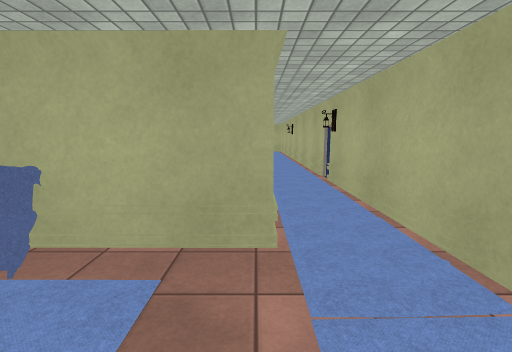
view 1 (above)

16 first-person views from a walk through a 3-D level made in the Unity game engine. The camera is 1.5 m above the floor, tilts 8° down and sees 85° across. Doors are open. The floor is counted in squares, 1 m on a side. Each view is taken from the middle of a square. On the plan, view 1 faces up. The plan holds only what a view shows up to about 14 squares ahead; the rest is blank. The player is left out. Some animated figures are left out. Some surface patterns are stand-ins.

view 2
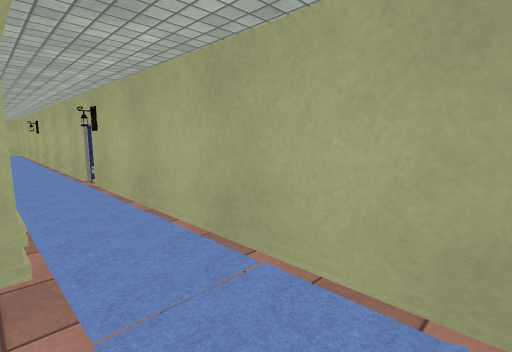

view 3
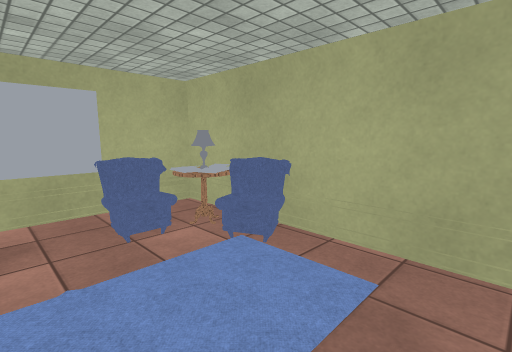

view 4
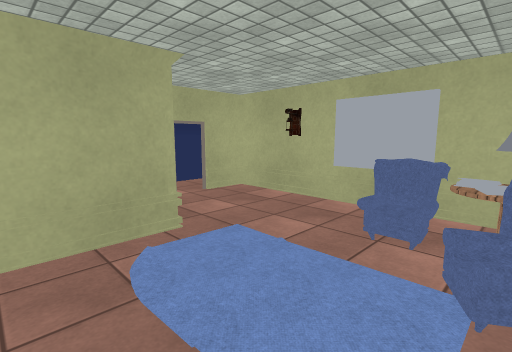

view 5
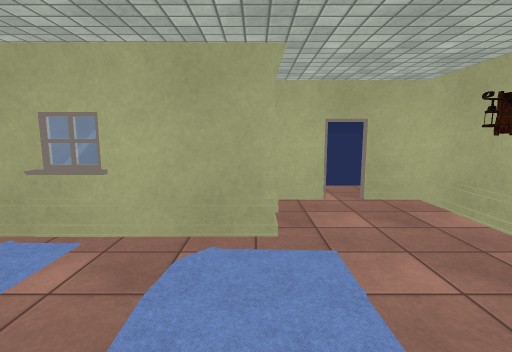

view 6
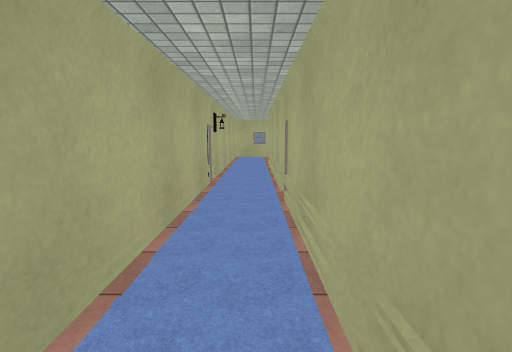

view 7
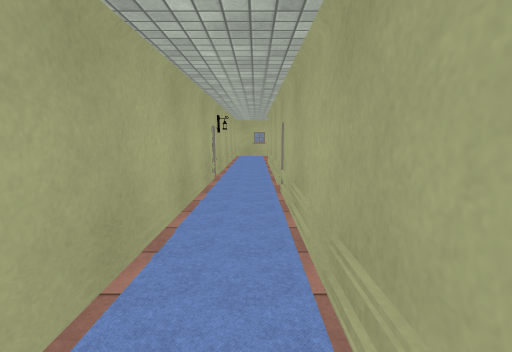

view 8
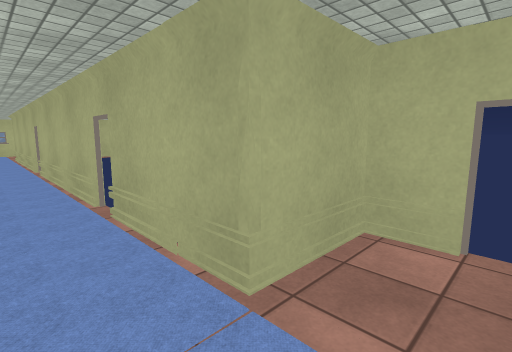

view 9
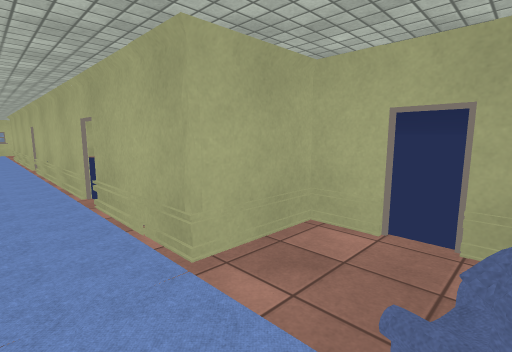

view 10
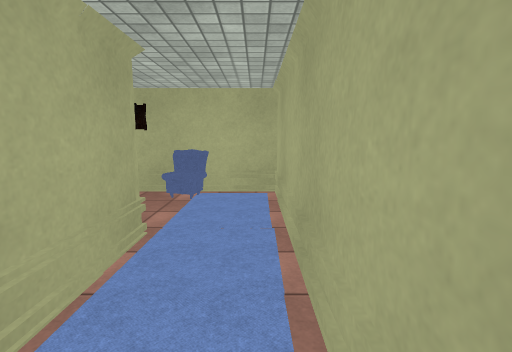

view 11
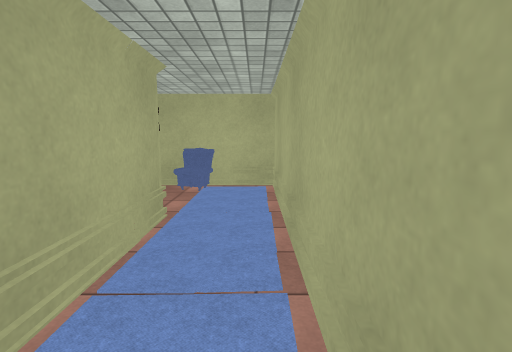

view 12
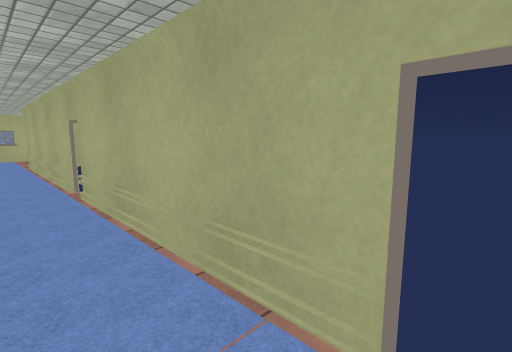

view 13
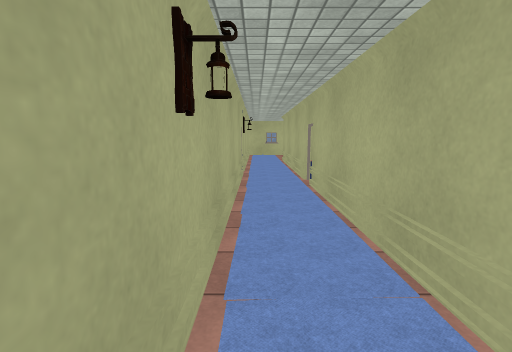

view 14
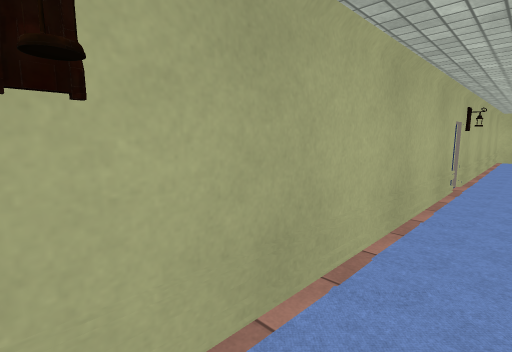

view 15
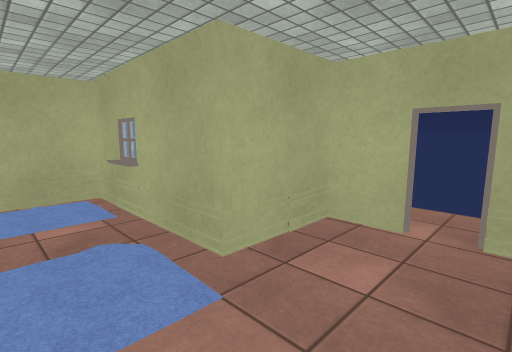

view 16
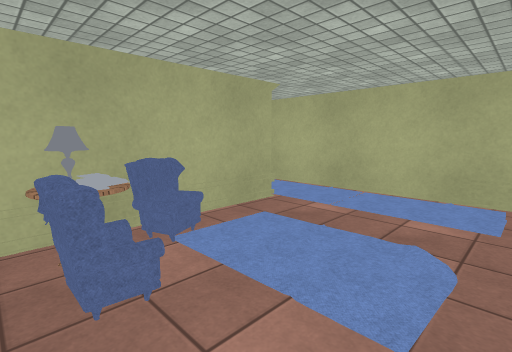

### Floor plan
Points are (right, up) in squares from view 1. A wall is a line through its corners. A room is listed if a view was taken in it or the views show most of it. See-through windows are left out.
Room 1 (views 1, 2, 3, 4, 5, 6, 7, 8, 9, 10, 11, 12, 13, 14, 15, 16)
walls: (2.6, 10.8) (2.6, 28.7) (-0.5, 28.7); (0.2, 12.4) (0.2, 3.7) (-6, 3.7) (-6, -3.7) (-4.5, -3.6); (0.2, 20.5) (0.2, 13.2); (-3.8, -3.6) (-2.3, -3.6) (-2.3, -1.1) (2.6, -1.1) (2.6, 10); (0.2, 25.2) (0.2, 21.5)
low walls: (0.1, -0.9) (1.4, -0.9)
ways out: opening at (0, 26.5) to room 2; open door at (-4, -4); open door at (0, 12.5); open door at (3, 10.5)
objects: other object (-5, 2); table (-5, 3); carpet (-3, 0) to (-1, 2); other object (-3, 3); carpet (0, 21); carpet (1, 0) to (2, 2); carpet (1, 3) to (2, 5); carpet (1, 8) to (2, 10); carpet (1, 11) to (2, 13); carpet (1, 14) to (2, 16); carpet (1, 17) to (2, 19); carpet (1, 23) to (2, 25); other object (1, 27); carpet (1, 28); carpet (2, 7); other object (3, 9)
Room 2 (no view inside)
walls: (-2.3, 28) (-2.3, 27.4); (-2.3, 26.6) (-2.3, 25.2) (0.2, 25.2)
ways out: opening at (0, 26.5) to room 1; open door at (-2, 27)

Positions as (right, up) in squares from view 1, and headings:
1: (0, 0), facing up
2: (0, 0), facing up-right
3: (0, 0), facing up-left
4: (0, 3), facing down-left
5: (-2, 3), facing down
6: (1, 20), facing down
7: (1, 21), facing down
8: (2, 27), facing down-left
9: (2, 28), facing down-left
10: (2, 21), facing up
11: (2, 20), facing up
12: (2, 21), facing down-left
13: (2, 22), facing down
14: (1, 20), facing down-right
15: (-5, 1), facing down-right
16: (-5, -1), facing up-right
